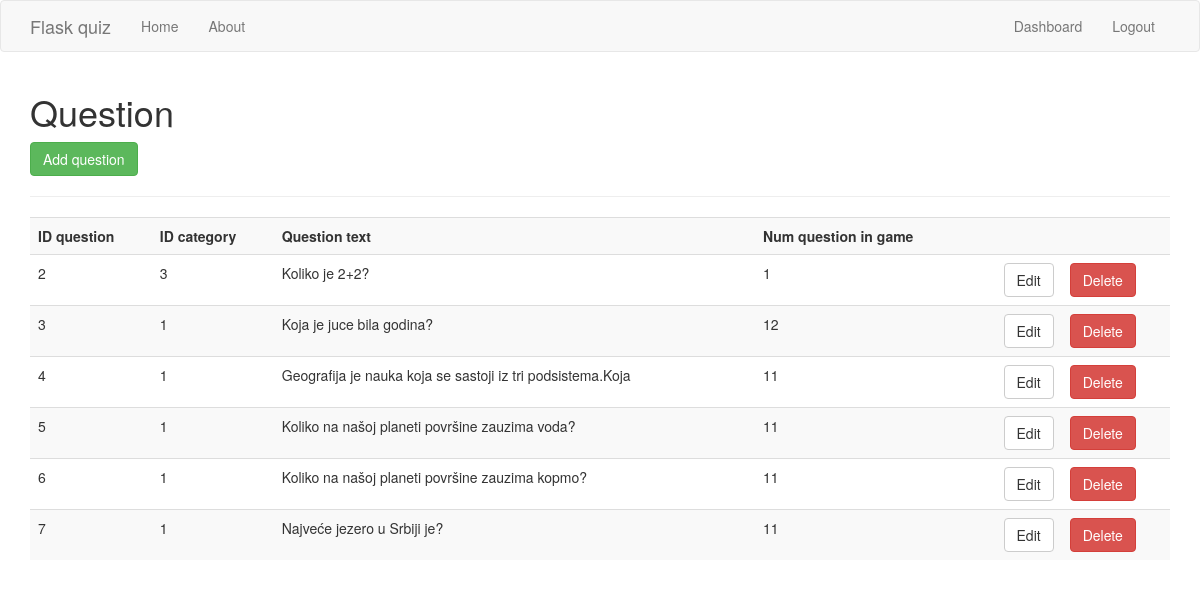
Page /question (signed in) on the earlier database version.
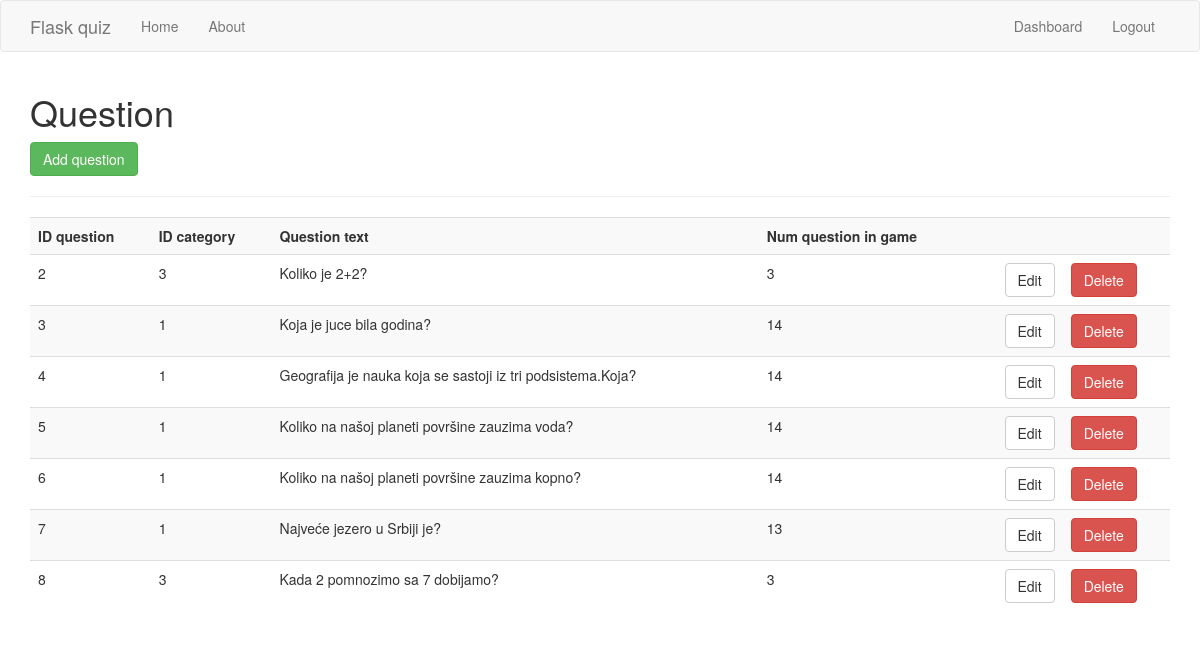
Same page on the later database version.
### app/models.py (models this page shows)
class Question(db.Model):
    id_question = db.Column(db.Integer, primary_key=True)
    id_category = db.Column(db.Integer, db.ForeignKey('category.id_category'))
    question_text = db.Column(db.String(256))
    num_question_in_game = db.Column(db.Integer)

### app/routes.py (the view)
@app.route('/question', methods=['GET', 'POST'])
@is_logged_in
def question():
    global conn
    try:
        conn = sqlite3.connect("quiz.db")
    except Error as e:
        print(e)
    cur = conn.cursor()
    result_q = cur.execute("SELECT * FROM question")
    questions = cur.fetchall()
    if result_q:
        return render_template('question.html', questions=questions)
    else:
        msg = 'No question Found'
        return render_template('dashboard.html', msg=msg)

### app/routes.py (called while the page is built)
def is_logged_in(f):
    @wraps(f)
    def wrap(*args, **kwargs):
        if 'logged_in' in session:
            return f(*args, **kwargs)
        else:
            flash('Unauthorized, Please login', 'danger')
            return redirect(url_for('login'))
    return wrap

### app/templates/question.html (shortened to what this page needs)
{% extends "layout.html" %}
{% block body %}
  <h1>Question</h1>
  <a class="btn btn-success" href="/question_add">Add question</a>
  <hr>
  <table class="table table-striped">
    <tr>
      <th>ID question</th>
      <th>ID category</th>
      <th>Question text</th>
      <th>Num question in game</th>
      <th></th>
      <th></th>
    </tr>
    {% for question in questions %}
      <tr>
        <td>{{question[0]}}</td>
        <td>{{question[1]}}</td>
        <td>{{question[2]}}</td>
        <td>{{question[3]}}</td>
        <td><a href="question_edit/{{question[0]}}" class="btn btn-default pull-right">Edit</a></td>
        <td>
          <form action="{{url_for('question_delete', id=question[0])}}" method="post">
            <input type="submit" value="Delete" class="btn btn-danger">
          </form>
        </td>
      </tr>
    {% endfor %}
  </table>
{% endblock %}

### app/templates/layout.html (shortened to what this page needs)
<!DOCTYPE html>
<html>
  <head>
    <link rel="stylesheet" href="https://maxcdn.bootstrapcdn.com/bootstrap/3.3.7/css/bootstrap.min.css">
  </head>
  <body>
    {% include 'includes/_navbar.html' %}
    <div class="container">
      {% block body %}{% endblock %}
    </div>
  </body>
</html>

### app/templates/includes/_navbar.html (shortened to what this page needs)
<nav class="navbar navbar-default">
      <div class="container">
        <div class="navbar-header">
          <a class="navbar-brand" href="#">Flask quiz</a>
        </div>
        <div id="navbar" class="collapse navbar-collapse">
          <ul class="nav navbar-nav">
            <li><a href="/">Home</a></li>
            <li><a href="/about">About</a></li>
          </ul>
          <ul class="nav navbar-nav navbar-right">
            {% if session.logged_in %}
              <li><a href="/dashboard">Dashboard</a></li>
              <li><a href="/logout">Logout</a></li>
            {% else %}
              <li><a href="/register">Register</a></li>
              <li><a href="/login">Login</a></li>
            {% endif %}
          </ul>
        </div>
      </div>
    </nav>

Differences in the rows shown:
changed Question "Koliko je 2+2?": num_question_in_game "1" → "3"
changed Question "Koja je juce bila godina?": num_question_in_game "12" → "14"
changed Question id 4: question_text "Geografija je nauka koja se sastoji iz tri podsistema.Koja" → "Geografija je nauka koja se sastoji iz tri podsistema.Koja?"; num_question_in_game "11" → "14"
changed Question "Koliko na našoj planeti površine zauzima voda?": num_question_in_game "11" → "14"
changed Question id 6: question_text "Koliko na našoj planeti površine zauzima kopmo?" → "Koliko na našoj planeti površine zauzima kopno?"; num_question_in_game "11" → "14"
changed Question "Najveće jezero u Srbiji je?": num_question_in_game "11" → "13"
added Question: id_question "8", id_category "3", question_text "Kada 2 pomnozimo sa 7 dobijamo?", num_question_in_game "3"
